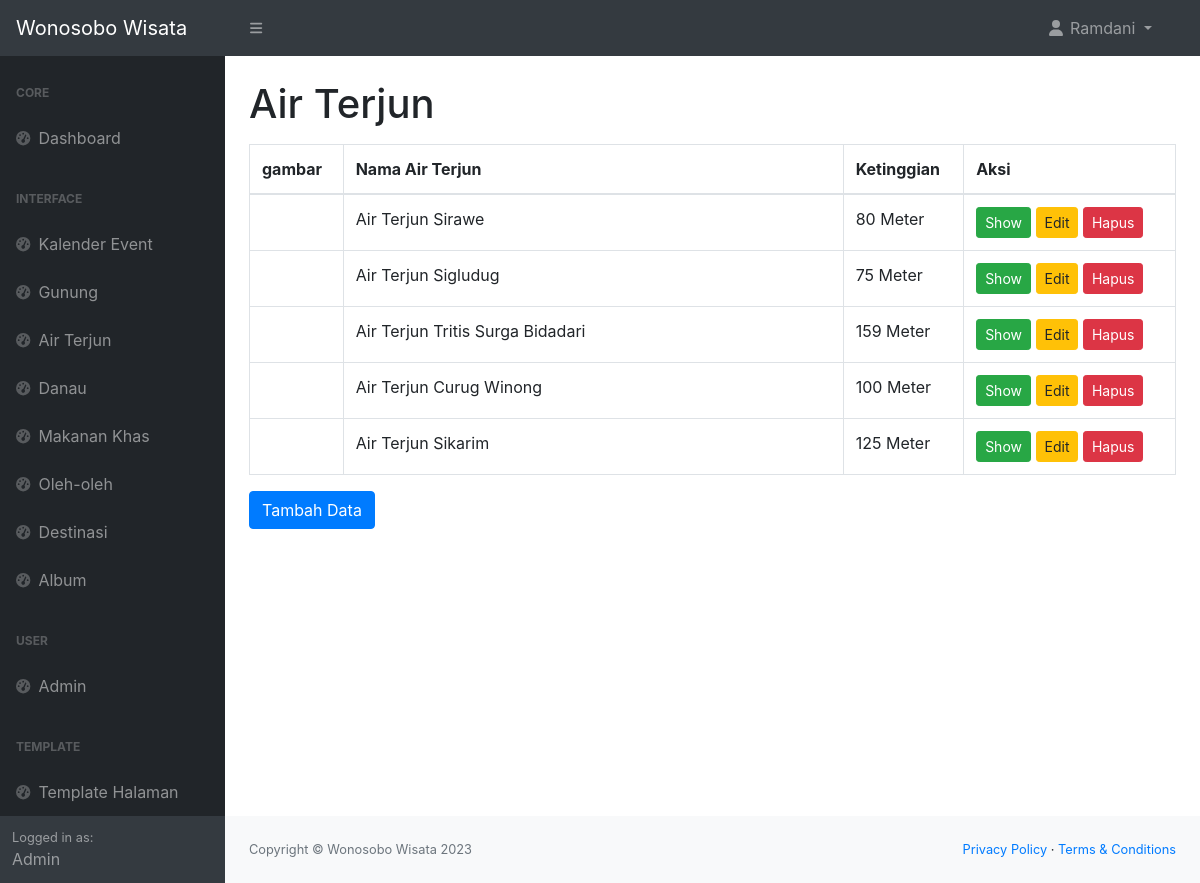
The page /admin/air_terjun.php (signed in) on the database its author committed.
### tables this page shows
CREATE TABLE `tabel_air_terjun` (
  `air_terjun_id` int(11) NOT NULL,
  `img_air_terjun` text NOT NULL,
  `nama_air_terjun` varchar(255) NOT NULL,
  `deskripsi_air_terjun` text NOT NULL,
  `link_google_maps_air_terjun` varchar(500) NOT NULL,
  `ketinggian_air_terjun` int(10) NOT NULL
);

### admin/air_terjun.php (the view, shortened to what this page needs)
<!DOCTYPE html>
<html lang="en">
<head>
    <link href="https://cdn.jsdelivr.net/npm/simple-datatables@7.1.2/dist/style.min.css" rel="stylesheet" />
    <link href="css/styles.css" rel="stylesheet" />
    <link rel="stylesheet" href="https://maxcdn.bootstrapcdn.com/bootstrap/4.0.0/css/bootstrap.min.css">
</head>
<body>
    <?php include 'navbar.php'; ?>
    <div id="layoutSidenav">
        <div id="layoutSidenav_nav">
            <?php include 'sidebar.php'; ?>
        </div>
        <div id="layoutSidenav_content">
            <main>
                <div class="container-fluid px-4">
                    <h1 class="mt-4">Air Terjun</h1>
                    <div class="table-responsive mt-3">
                        <table class="table table-bordered">
                            <thead>
                                <tr>
                                    <th>gambar</th>
                                    <th>Nama Air Terjun</th>
                                    <th>Ketinggian</th>
                                    <th>Aksi</th>
                                </tr>
                            </thead>
                            <tbody>
                                <?php
                                include '../connect.php';
                                $query = "SELECT * FROM tabel_air_terjun ORDER BY air_terjun_id DESC";
                                $datas = $conn->query($query);
                                foreach ($datas as $data) :
                                ?>
                                    <tr>
                                        <td>
                                        </td>
                                        <td style="width: 500px;">
                                            <?= $data['nama_air_terjun'] ?>
                                        </td>
                                        <td>
                                            <?= $data['ketinggian_air_terjun'] ?> Meter
                                        </td>
                                        <td>
                                            <button type="button" class="btn btn-success btn-sm" data-toggle="modal" data-target="#showDataModal<?= $data['air_terjun_id'] ?>">Show</button>
                                            <button type="button" class="btn btn-warning btn-sm" data-toggle="modal" data-target="#editDataModal<?= $data['air_terjun_id'] ?>">Edit</button>
                                            <button type="button" class="btn btn-danger btn-sm" data-toggle="modal" data-target="#hapusDataModal<?= $data['air_terjun_id'] ?>">Hapus</button>
                                        </td>
                                    </tr>
                                <?php endforeach ?>
                            </tbody>
                        </table>
                    </div>
                    <button type="button" class="btn btn-primary" data-toggle="modal" data-target="#tambahDataModal">
                        Tambah Data
                    </button>
                </div>
            </main>
            <?php include 'footer.php'; ?>
        </div>
    </div>
</body>
</html>

### rows shown on the page
tabel_air_terjun: nama_air_terjun "Air Terjun Sirawe", ketinggian_air_terjun "80"
tabel_air_terjun: nama_air_terjun "Air Terjun Sigludug", ketinggian_air_terjun "75"
tabel_air_terjun: nama_air_terjun "Air Terjun Tritis Surga Bidadari", ketinggian_air_terjun "159"
tabel_air_terjun: nama_air_terjun "Air Terjun Curug Winong", ketinggian_air_terjun "100"
tabel_air_terjun: nama_air_terjun "Air Terjun Sikarim", ketinggian_air_terjun "125"

### other values the page prints
$_SESSION['nama_lengkap_user'] "Ramdani"
